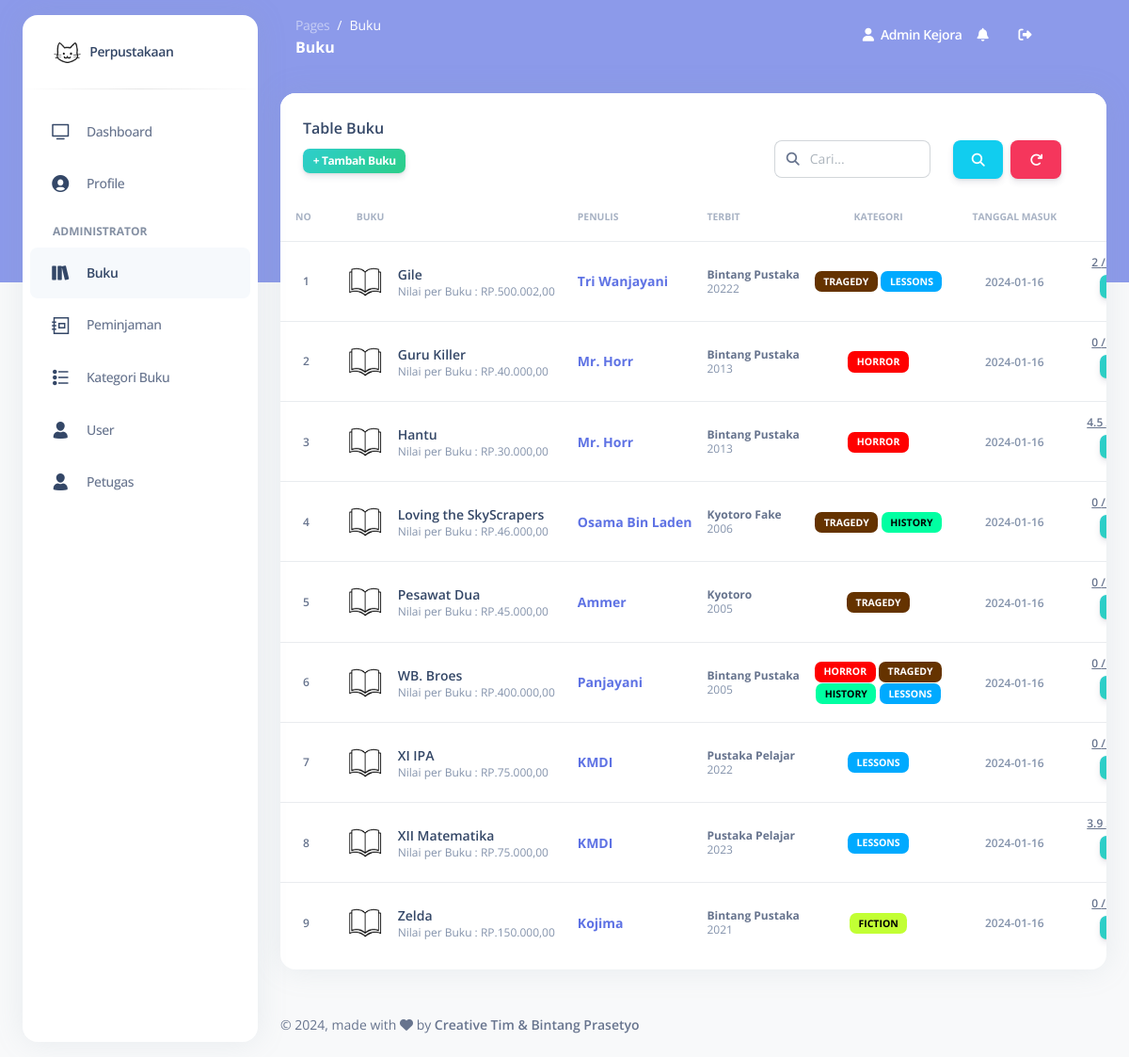
/index.php?page=buku (signed in), run on the app's committed database.
### tables this page shows
CREATE TABLE `buku` (
  `id_buku` int(11) NOT NULL,
  `judul` varchar(255) DEFAULT NULL,
  `penulis` varchar(255) DEFAULT NULL,
  `penerbit` varchar(255) DEFAULT NULL,
  `tahun_terbit` int(11) DEFAULT NULL,
  `harga` int(11) DEFAULT NULL,
  `tanggal_masuk` date DEFAULT NULL,
  `stok` int(11) NOT NULL
);

CREATE TABLE `kategori_relasi` (
  `id_kategori_rel` int(11) NOT NULL,
  `id_buku` int(11) NOT NULL,
  `id_kategori` int(11) NOT NULL
);

CREATE TABLE `kategori` (
  `id_kategori` int(11) NOT NULL,
  `nama_kategori` varchar(255) NOT NULL,
  `warna` varchar(50) DEFAULT NULL
);

### actions/function.php (called while the page is built, shortened)
<?php
$connect = mysqli_connect("localhost","root","","perpustakaan");
function query($sql) {
    global $connect;
    return mysqli_query($connect, $sql);
}
function fetch($query) {
    return mysqli_fetch_array($query);
}
function myData($data) {
    return $_SESSION['perpustakaan_bintang'][$data];
}
function isLight($color) {
    $hex = str_replace('#', '', $color);
    $r = hexdec(substr($hex, 0, 2));
    $g = hexdec(substr($hex, 2, 2));
    $b = hexdec(substr($hex, 4, 2));
    $brightness = (($r * 299) + ($g * 587) + ($b * 114)) / 1000;
    return $brightness > 130;
}
?>

### pages/buku.php (the view, shortened to what this page needs)
<?php
require './actions/c-ulasan.php';
?>
<div class="row">
  <div class="col-12">
    <div class="card mb-4">
      <div class="card-header pb-0">
        <h6>Table Buku
          <form method="post">
            <a class="btn btn-danger me-4" title="Reset filter pada table" href="" style="float: right;">
              <i class="fa fa-repeat" aria-hidden="true"></i>
            </a>
            <button type="submit" title="Cari data apapun pada table" class="btn btn-info me-2" style="float: right;">
              <i class="fas fa-search" aria-hidden="true"></i>
            </button>
            <div class="input-group w-20 me-4 mh-50 form-inline" title="Cari data apapun pada table" style="float: right;">
              <span class="input-group-text text-body"><i class="fas fa-search" aria-hidden="true"></i></span>
              <input type="text" class="form-control" name="caridata" pattern="[A-Za-z0-9& .]*" oninvalid="alert('Tolong isi Tab Pencarian dengan Benar')" placeholder="Cari..." required>
            </div>
          </form>
        </h6>
        <?php
        if (myData('role') != 'tamu') {
        ?>
          <span class="badge btn btn-sm bg-gradient-success ms-0" data-bs-toggle="modal" data-bs-target="#tambah" title="Tambah Data Buku">+ Tambah Buku</span>
        <?php
        }
        ?>
      </div>
      <div class="card-body px-0 pt-0 pb-2">
        <div class="table-responsive p-0">
          <table class="table align-items-center mb-0 table-hover">
            <thead>
              <tr>
                <th class="text-uppercase text-secondary text-xxs font-weight-bolder opacity-7 ps-3">No</th>
                <th class="text-uppercase text-secondary text-xxs font-weight-bolder opacity-7">Buku</th>
                <th class="text-uppercase text-secondary text-xxs font-weight-bolder opacity-7 ps-2">Penulis</th>
                <th class="text-uppercase text-secondary text-xxs font-weight-bolder opacity-7 ps-2">Terbit</th>
                <th class="text-center text-uppercase text-secondary text-xxs font-weight-bolder opacity-7">Kategori</th>
                <th class="text-center text-uppercase text-secondary text-xxs font-weight-bolder opacity-7">Tanggal Masuk</th>
                <th class="text-center text-uppercase text-secondary text-xxs font-weight-bolder opacity-7">Rating</th>
              </tr>
            </thead>
            <tbody>
              <?php
              $no = 1;
              if (isset($_POST['caridata'])) {
                $cari = $_POST['caridata'];
                $cek_kategori_cari_query = query("SELECT * FROM kategori_relasi INNER JOIN kategori ON kategori_relasi.id_kategori=kategori.id_kategori WHERE nama_kategori LIKE '%$cari%' ");
                if (rows($cek_kategori_cari_query) != 0) {
                  while ($id_kategori_relasi_up = fetch($cek_kategori_cari_query)) {
                    $id_buku_relasi[] = $id_kategori_relasi_up['id_buku'];
                  }
                  $kumpulan_id_buku = implode(",", $id_buku_relasi);
                  $query = query("SELECT * FROM buku WHERE id_buku IN($kumpulan_id_buku) OR judul LIKE '%$cari%' OR penulis LIKE '%$cari%' OR penerbit LIKE '%$cari%' OR tahun_terbit LIKE '%$cari%' OR harga LIKE '%$cari%' OR tanggal_masuk LIKE '%$cari%' OR stok LIKE '%$cari%' ");
                } elseif (rows($cek_kategori_cari_query) == 0) {
                  $query = query("SELECT * FROM buku WHERE judul LIKE '%$cari%' OR penulis LIKE '%$cari%' OR penerbit LIKE '%$cari%' OR tahun_terbit LIKE '%$cari%' OR harga LIKE '%$cari%' OR tanggal_masuk LIKE '%$cari%' OR stok LIKE '%$cari%' ");
                } else {
                  $query = query("SELECT * FROM buku ORDER BY judul ");
                }
              } else {
                $query = query("SELECT * FROM buku ORDER BY judul ");
              }
              while ($data = fetch($query)) {
              ?>
                <tr>
                  <td>
                    <p class="text-xs font-weight-bold mb-0 ps-3"><?= $no++ ?></p>
                  </td>
                  <td>
                    <div class="d-flex px-2 py-1">
                      <div>
                        <img src="./assets/img/buku.png" style="scale: 120%;" class="avatar avatar-sm me-3" alt="user1">
                      </div>
                      <div class="d-flex flex-column justify-content-center">
                        <h6 class="mb-0 text-sm"><?= $data['judul'] ?></h6>
                        <p class="text-xs text-secondary mb-0">Nilai per Buku : RP.<?= number_format($data['harga'], 2, ',', '.') ?></p>
                      </div>
                    </div>
                  </td>
                  <td>
                    <h6 class="font-weight-bolder text-sm text-primary mb-0"><?= $data['penulis'] ?></h6>
                  </td>
                  <td>
                    <p class="text-xs font-weight-bolder mb-0"><?= $data['penerbit'] ?></p>
                    <p class="text-xs text-secondary mb-0"><?= $data['tahun_terbit'] ?></p>
                  </td>
                  <td class="align-middle text-center text-sm">
                    <?php
                    $i = 0;
                    $buku = $data['id_buku'];
                    $kategori_q = query("SELECT * FROM kategori_relasi INNER JOIN kategori ON kategori_relasi.id_kategori=kategori.id_kategori WHERE id_buku='$buku' ");
                    while ($kategori = fetch($kategori_q)) {
                      $hitung = count($kategori);
                      $i++;
                    ?>
                      <span class="badge badge-sm" style="background-color: <?= $kategori['warna'] ?>; color: <?= isLight($kategori['warna']) ? 'black' : 'white' ?>;"><?= $kategori['nama_kategori'] ?></span>
                    <?php
                      if ($i % 2 === 0 && $i < $hitung) {
                        echo '<br>';
                      }
                    }
                    ?>
                  </td>
                  <td class="align-middle text-center">
                    <span class="text-secondary text-xs font-weight-bold"><?= $data['tanggal_masuk'] ?></span>
                  </td>
                  <td class="align-middle text-center">
                    <div class="d-flex align-items-center justify-content-center">
                      <u>
                        <span class="me-2 text-xs font-weight-bold">
                          <?php
                          $ulasan_q = query("SELECT count(rating) as user, SUM(rating) as rating_total FROM ulasan INNER JOIN user ON ulasan.id_user=user.id_user WHERE id_buku='$buku' ");
                          $ulasan = fetch($ulasan_q);
                          if (intval($ulasan['user']) != 0) {
                            $ulasan_row = $ulasan['user'];
                            $rating_total = intval($ulasan['rating_total']) / $ulasan_row / 2;
                            echo round($rating_total, 1);
                          } else {
                            $rating_line = 0;
                            echo $rating_line;
                          }
                          ?> / 5
                        </span>
                      </u>
                    </div>
                    <span title="Lihat Ulasan" class="btn badge bg-gradient-success text-center ms-2 px-5" data-bs-toggle="modal" data-bs-target="#ulasan<?= $data['id_buku'] ?>">Ulasan...</span>
                  </td>
                </tr>
              <?php
              }
              ?>
            </tbody>
          </table>
        </div>
      </div>
    </div>
  </div>
</div>

### data on the page
buku: judul "Gile", harga "500.002,00", penulis "Tri Wanjayani", penerbit "Bintang Pustaka", tahun_terbit "20222", tanggal_masuk "2024-01-16", rating_total "2"
kategori_relasi: id_kategori.nama_kategori "TRAGEDY"
kategori_relasi: id_kategori.nama_kategori "LESSONS"
buku: judul "Guru Killer", harga "40.000,00", penulis "Mr. Horr", penerbit "Bintang Pustaka", tahun_terbit "2013", tanggal_masuk "2024-01-16", rating_line "0"
kategori_relasi: id_kategori.nama_kategori "HORROR"
buku: judul "Hantu", harga "30.000,00", penulis "Mr. Horr", penerbit "Bintang Pustaka", tahun_terbit "2013", tanggal_masuk "2024-01-16", rating_total "4.5"
kategori_relasi: id_kategori.nama_kategori "HORROR"
buku: judul "Loving the SkyScrapers", harga "46.000,00", penulis "Osama Bin Laden", penerbit "Kyotoro Fake", tahun_terbit "2006", tanggal_masuk "2024-01-16", rating_line "0"
kategori_relasi: id_kategori.nama_kategori "TRAGEDY"
kategori_relasi: id_kategori.nama_kategori "HISTORY"
buku: judul "Pesawat Dua", harga "45.000,00", penulis "Ammer", penerbit "Kyotoro", tahun_terbit "2005", tanggal_masuk "2024-01-16", rating_line "0"
kategori_relasi: id_kategori.nama_kategori "TRAGEDY"
buku: judul "WB. Broes", harga "400.000,00", penulis "Panjayani", penerbit "Bintang Pustaka", tahun_terbit "2005", tanggal_masuk "2024-01-16", rating_line "0"
kategori_relasi: id_kategori.nama_kategori "HORROR"
kategori_relasi: id_kategori.nama_kategori "TRAGEDY"
kategori_relasi: id_kategori.nama_kategori "HISTORY"
kategori_relasi: id_kategori.nama_kategori "LESSONS"
buku: judul "XI IPA", harga "75.000,00", penulis "KMDI", penerbit "Pustaka Pelajar", tahun_terbit "2022", tanggal_masuk "2024-01-16", rating_line "0"
kategori_relasi: id_kategori.nama_kategori "LESSONS"
buku: judul "XII Matematika", harga "75.000,00", penulis "KMDI", penerbit "Pustaka Pelajar", tahun_terbit "2023", tanggal_masuk "2024-01-16", rating_total "3.9"
kategori_relasi: id_kategori.nama_kategori "LESSONS"
buku: judul "Zelda", harga "150.000,00", penulis "Kojima", penerbit "Bintang Pustaka", tahun_terbit "2021", tanggal_masuk "2024-01-16", rating_line "0"
kategori_relasi: id_kategori.nama_kategori "FICTION"

### other printed values
$title "Buku"
myData('nama_lengkap') "Admin Kejora"
